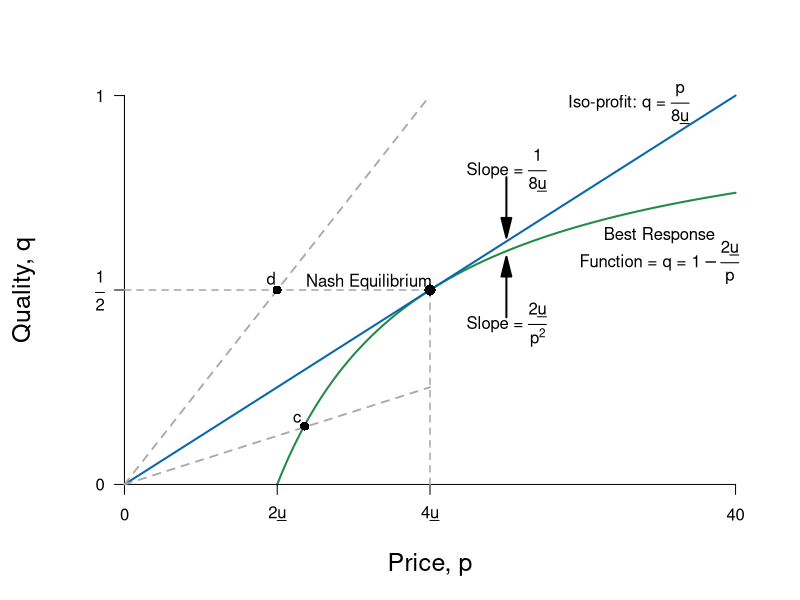

The R source for this figure:
require(ggplot2)
require(shape)
pdf(file = "information_power/ch11_fig5.pdf", width = 9, height = 7)

#Set parameters for graphics
axislabelsize <- 1.5
segmentlinewidth <- 1.5
graphlinewidth <- 2

COL <- c("#7fc97f", "#beaed4", "#fdc086", "#ffff99", "#386cb0", "#f0027f", "#bf5b17", "#666666")
COLA <- c("#e0f3db", "#99d8c9","#66c2a4","#41ae76", "#238b45", "#005824")
COLB <- c("#c6dbef", "#4eb3d3", "#2b8cbe", "#0868ac","#084081")
COLC <- c("#fcfbfd", "#efedf5", "#dadaeb", "#bcbddc", "#9e9ac8", "#807dba", "#6a51a3", "#54278f", "#3f007d")


brfFn <- function(p, delta = 5) {
  1 - (2 * delta) /p
}

solowCondition <- function(p, delta = 5){
  (p*(1/(8*delta)))
}

#COL <- c("#1B9E77", "#D95F02", "#7570B3", "#E7298A", "#66A61E", "#E6AB02", "#A6761D", "#666666")
COL <- c("#7fc97f", "#beaed4", "#fdc086", "#ffff99")
par(mar =  c(5, 5, 4, 2))
xlims <- c(0, 40)
ylims <- c(0, 1)


plot(0, 0, xlim = xlims, ylim = ylims, type = "n",
     xlab = expression(paste("Price, ", p)),
     ylab = expression(paste("Quality, ", q)),
     xaxt = "n", yaxt = "n", cex.lab = axislabelsize, bty = "n")

npts <- 500 
npts2 <- 501
#Specify the sequences of points for graphing. 
xx1 <- seq(10, xlims[2], length.out = npts)
xx2 <- seq(xlims[1], xlims[2], length.out = npts)

#Draw the lines for the graphs
lines(xx1, brfFn(xx1), col = COLA[5], lwd = graphlinewidth)
lines(xx2, solowCondition(xx2, delta = 5), col = COLB[4], lwd = graphlinewidth)

#Customize ticks and labels for the plot
ticksy <- c(0, 0.5, 1)
ylabels <- c(0, expression(paste(frac(1,2))), 1)
ticksx <- c(0, 10, 20, 40)
xlabels <- c(0, expression(paste(2*underline("u"))), expression(paste(4*underline("u"))), 40)
axis(1, at = ticksx, pos = 0, labels = xlabels)
axis(2, at = ticksy, pos = 0, labels = ylabels, las = 1)

#Annotation of the three graphs and the NE
text(33, 0.98, expression(paste("Iso-profit: ", q," = ", frac(p, 8*underline("u")))))
text(35, 0.64, expression(paste("Best Response")))
text(35, 0.57, expression(paste("Function = q = ", 1 - frac(2*underline("u"), p))))
text(16, 0.52, expression(paste("Nash Equilibrium")))

#Lines for the coordinates of the Nash equilbrium
segments(20, 0, 20, 0.5, lty = 2, col = "darkgray", lwd = segmentlinewidth)
segments(0, 0.5, 20, 0.5, lty = 2, col = "darkgray", lwd = segmentlinewidth)

#Iso-profit slope annotation
text(25, 0.81, expression(paste("Slope = ", frac(1, 8*underline("u")))))
Arrows(25, 0.79, 25, 0.66, col = "black", lty = 1, lwd = 2, arr.type = "triangle")

#BRF Slope annotation
text(25, 0.41, expression(paste("Slope = ", frac(2*underline("u"), p^2))))
Arrows(25, 0.43, 25, 0.56, col = "black", lty = 1, lwd = 2, arr.type = "triangle")

#Add a point for the NE
points(20, 0.5, pch = 16, col = "black", cex = 1.5)

#Add a ray and a point for d.  
segments(0, 0, 20, 1, lty = 2, lwd = 1.8, col = "darkgray")
points(10, 0.5, pch = 16, col = "black", cex = 1.2)
text(9.6, 0.53, expression(paste("d")))

#Add a ray and a point for a. 
segments(0, 0, 20, 0.25, lty = 2, lwd = 1.8, col = "darkgray")
points(11.8, 0.15, pch = 16, col = "black", cex = 1.2)
text(11.3, 0.17, expression(paste("c")))

dev.off()
